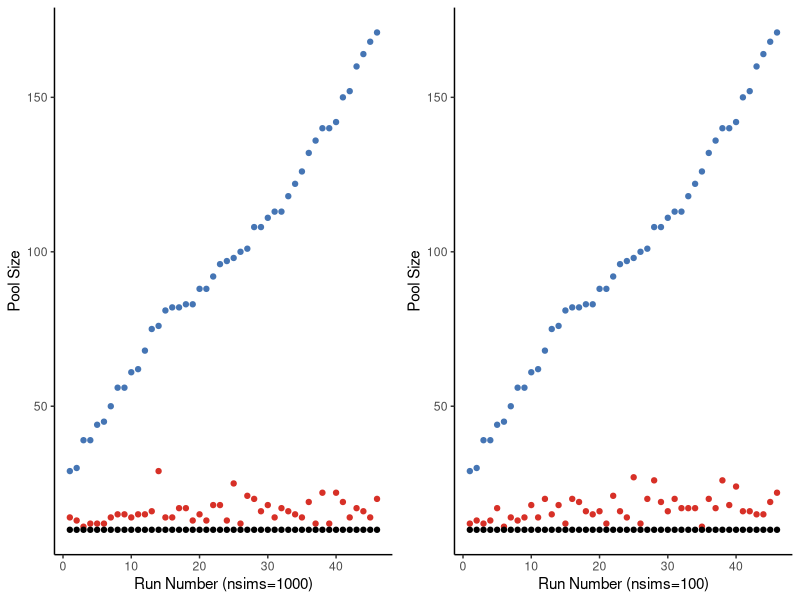
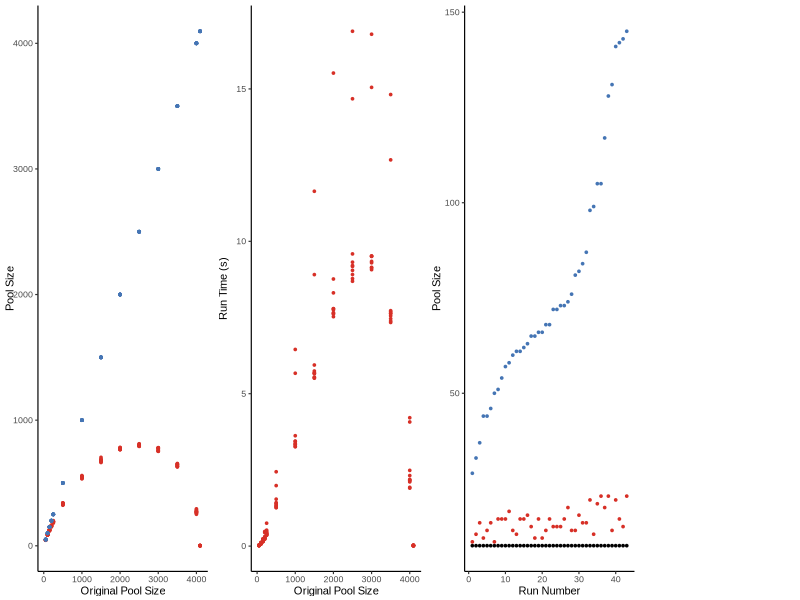

Reproduce these figures in R, in order.
setwd("~/Documents/GitHub/OligoRL/Oligo_Compressor/Plotting")
library(ggplot2)
library(readxl)
library(dplyr)


plotoligocompressor <-  function() {
  font_size=8
  font="Arial"
  line_size=.4
  point_size=0.6
  red="#d73027"
  blue="#4575b4"
  poolsizedata <- read.csv('oligo_compressor_benchmark_5_11_21.csv')
  poolsizedata$timeMin=poolsizedata$time/60
  recompdata <- read.csv('recompression_experiment_4-23-21_nsims100.csv')
  recompdata <- recompdata[order(recompdata$decompressedsize), ]
  recompdata$order <- c(1:nrow(recompdata))
  recompdata <- recompdata[1:(nrow(recompdata)-7), ]
  recompdata$efficiency <- (recompdata$decompressedsize-recompdata$recompressedsize)/(recompdata$decompressedsize-recompdata$poolsize)
  meaneff <- mean(recompdata$efficiency)
  plot1 <- ggplot(poolsizedata)+
    ggplot2::geom_point(aes(x=poolsize,y=compressedsize),color=red,size=point_size) +
    ggplot2::geom_point(aes(x=poolsize,y=poolsize),color=blue,size=point_size)+
    ggplot2::xlab("Original Pool Size") +
    ggplot2::ylab("Pool Size") +
    ggplot2::theme_classic(base_size=font_size,base_family = font,base_line_size=line_size)
  plot2 <- ggplot(recompdata)+
    ggplot2::geom_point(aes(x=order,y=recompressedsize),color=red,size=point_size)+
    ggplot2::geom_point(aes(x=order,y=poolsize), color="black",size=point_size)+
    ggplot2::geom_point(aes(x=order,y=decompressedsize),color=blue,size=point_size)+
    ggplot2::theme_classic(base_size=font_size,base_family = font,base_line_size=line_size)+
    ggplot2::xlab("Run Number") +
    ggplot2::ylab("Pool Size") 
  
  plot3 <-  ggplot(poolsizedata)+
    ggplot2::geom_point(aes(x=poolsize,y=timeMin),color=red,size=point_size)+
    ggplot2::xlab("Original Pool Size") +
    ggplot2::ylab("Run Time (s)") +
    ggplot2::theme_classic(base_size=font_size,base_family = font,base_line_size=line_size)
  #plot4 <- ggplot(lengthsdata)+
    #ggplot2::geom_point(aes(x=oligo_length,y=time),color="red")+
    #ggplot2::xlab("Oligo Length")+
    #ggplot2::ylab("Runtime [s]")+
    #ggplot2::theme_classic()
  print("Mean Efficiency")
  meaneff
  cowplot::plot_grid(plot1,plot3,plot2,NULL,rel_widths = c(1,1,1,.75),nrow=1,align="vh")
  ggsave("Oligo_Compressor_Figure_Plots.tiff",width=5.5,height=5.5/3.75,dpi=300,units="in")
}
plotoligocompressor()

plotrecompression <- function(){
  red="#d73027"
  blue="#4575b4"
  recomp1000 <- read.csv('recompression_3_19_21_add_nsims100.csv')
  recomp1000 <- recomp1000[order(recomp1000$decompressedsize), ]
  recomp1000$order <- c(1:nrow(recomp1000))
  recomp1000 <- recomp1000[1:(nrow(recomp1000)-4), ]
  recomp100 <- read.csv('recompression_experiment_4-23-21_nsims100.csv')
  recomp100 <- recomp100[order(recomp100$decompressedsize), ]
  recomp100$order <- c(1:nrow(recomp100))
  recomp100 <- recomp100[1:(nrow(recomp100)-7), ]
  plot1 <- ggplot(recomp1000)+
    ggplot2::geom_point(aes(x=order,y=recompressedsize),color=red)+
    ggplot2::geom_point(aes(x=order,y=poolsize),color="black")+
    ggplot2::geom_point(aes(x=order,y=decompressedsize),color=blue)+
    ggplot2::theme_classic()+
    ggplot2::xlab("Run Number (nsims=1000)")+
    ggplot2::ylab("Pool Size")
  plot2 <- ggplot(recomp1000)+
    ggplot2::geom_point(aes(x=order,y=recompressed100),color=red)+
    ggplot2::geom_point(aes(x=order,y=poolsize),color="black")+
    ggplot2::geom_point(aes(x=order,y=decompressedsize),color=blue)+
    ggplot2::theme_classic()+
    ggplot2::xlab("Run Number (nsims=100)")+
    ggplot2::ylab("Pool Size")
  cowplot::plot_grid(plot1,plot2, align="h",nrow=1)
  
}
plotrecompression()

